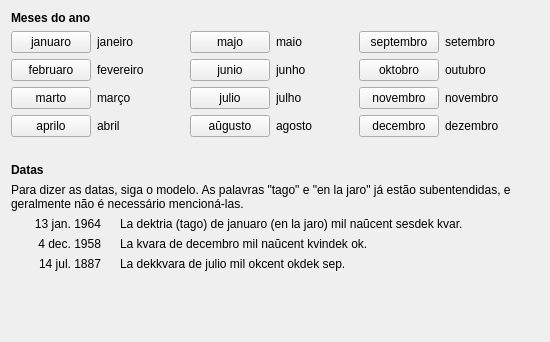
     <widget class="QWidget" name="tab_35">
      <attribute name="icon">
       <iconset resource="ikonoj.qrc">
        <normaloff>:/ikonoj/leciono.png</normaloff>:/ikonoj/leciono.png</iconset>
      </attribute>
      <attribute name="title">
       <string>3</string>
      </attribute>
      <layout class="QVBoxLayout" name="verticalLayout_157" stretch="0,1,0,3">
       <item>
        <layout class="QVBoxLayout" name="verticalLayout_156">
         <item>
          <widget class="titolo" name="Lec04_Label21">
           <property name="maximumSize">
            <size>
             <width>16777215</width>
             <height>30</height>
            </size>
           </property>
           <property name="font">
            <font>
             <weight>75</weight>
             <bold>true</bold>
            </font>
           </property>
           <property name="text">
            <string>Meses do ano</string>
           </property>
          </widget>
         </item>
         <item>
          <layout class="QHBoxLayout" name="horizontalLayout_327">
           <item>
            <layout class="QVBoxLayout" name="verticalLayout_152">
             <item>
              <layout class="QHBoxLayout" name="horizontalLayout_312">
               <item>
                <widget class="klakbutono" name="Lec04_Button398">
                 <property name="sizePolicy">
                  <sizepolicy hsizetype="Maximum" vsizetype="Fixed">
                   <horstretch>0</horstretch>
                   <verstretch>0</verstretch>
                  </sizepolicy>
                 </property>
                 <property name="text">
                  <string>januaro</string>
                 </property>
                </widget>
               </item>
               <item>
                <widget class="QLabel" name="Lec04_Label325">
                 <property name="text">
                  <string>janeiro</string>
                 </property>
                 <property name="wordWrap">
                  <bool>true</bool>
                 </property>
                </widget>
               </item>
              </layout>
             </item>
             <item>
              <layout class="QHBoxLayout" name="horizontalLayout_313">
               <item>
                <widget class="klakbutono" name="Lec04_Button399">
                 <property name="sizePolicy">
                  <sizepolicy hsizetype="Maximum" vsizetype="Fixed">
                   <horstretch>0</horstretch>
                   <verstretch>0</verstretch>
                  </sizepolicy>
                 </property>
                 <property name="text">
                  <string>februaro</string>
                 </property>
                </widget>
               </item>
               <item>
                <widget class="QLabel" name="Lec04_Label326">
                 <property name="text">
                  <string>fevereiro</string>
                 </property>
                 <property name="wordWrap">
                  <bool>true</bool>
                 </property>
                </widget>
               </item>
              </layout>
             </item>
             <item>
              <layout class="QHBoxLayout" name="horizontalLayout_314">
               <item>
                <widget class="klakbutono" name="Lec04_Button400">
                 <property name="sizePolicy">
                  <sizepolicy hsizetype="Maximum" vsizetype="Fixed">
                   <horstretch>0</horstretch>
                   <verstretch>0</verstretch>
                  </sizepolicy>
                 </property>
                 <property name="text">
                  <string>marto</string>
                 </property>
                </widget>
               </item>
               <item>
                <widget class="QLabel" name="Lec04_Label327">
                 <property name="text">
                  <string>março</string>
                 </property>
                 <property name="wordWrap">
                  <bool>true</bool>
                 </property>
                </widget>
               </item>
              </layout>
             </item>
             <item>
              <layout class="QHBoxLayout" name="horizontalLayout_315">
               <item>
                <widget class="klakbutono" name="Lec04_Button401">
                 <property name="sizePolicy">
                  <sizepolicy hsizetype="Maximum" vsizetype="Fixed">
                   <horstretch>0</horstretch>
                   <verstretch>0</verstretch>
                  </sizepolicy>
                 </property>
                 <property name="text">
                  <string>aprilo</string>
                 </property>
                </widget>
               </item>
               <item>
                <widget class="QLabel" name="Lec04_Label328">
                 <property name="text">
                  <string>abril</string>
                 </property>
                 <property name="wordWrap">
                  <bool>true</bool>
                 </property>
                </widget>
               </item>
              </layout>
             </item>
            </layout>
           </item>
           <item>
            <spacer name="horizontalSpacer_10">
             <property name="orientation">
              <enum>Qt::Horizontal</enum>
             </property>
             <property name="sizeHint" stdset="0">
              <size>
               <width>40</width>
               <height>20</height>
              </size>
             </property>
            </spacer>
           </item>
           <item>
            <layout class="QVBoxLayout" name="verticalLayout_153">
             <item>
              <layout class="QHBoxLayout" name="horizontalLayout_316">
               <item>
                <widget class="klakbutono" name="Lec04_Button402">
                 <property name="sizePolicy">
                  <sizepolicy hsizetype="Maximum" vsizetype="Fixed">
                   <horstretch>0</horstretch>
                   <verstretch>0</verstretch>
                  </sizepolicy>
                 </property>
                 <property name="text">
                  <string>majo</string>
                 </property>
                </widget>
               </item>
               <item>
                <widget class="QLabel" name="Lec04_Label329">
                 <property name="text">
                  <string>maio</string>
                 </property>
                 <property name="wordWrap">
                  <bool>true</bool>
                 </property>
                </widget>
               </item>
              </layout>
             </item>
             <item>
              <layout class="QHBoxLayout" name="horizontalLayout_317">
               <item>
                <widget class="klakbutono" name="Lec04_Button403">
                 <property name="sizePolicy">
                  <sizepolicy hsizetype="Maximum" vsizetype="Fixed">
                   <horstretch>0</horstretch>
                   <verstretch>0</verstretch>
                  </sizepolicy>
                 </property>
                 <property name="text">
                  <string>junio</string>
                 </property>
                </widget>
               </item>
               <item>
                <widget class="QLabel" name="Lec04_Label330">
                 <property name="text">
                  <string>junho</string>
                 </property>
                 <property name="wordWrap">
                  <bool>true</bool>
                 </property>
                </widget>
               </item>
              </layout>
             </item>
             <item>
              <layout class="QHBoxLayout" name="horizontalLayout_318">
               <item>
                <widget class="klakbutono" name="Lec04_Button404">
                 <property name="sizePolicy">
                  <sizepolicy hsizetype="Maximum" vsizetype="Fixed">
                   <horstretch>0</horstretch>
                   <verstretch>0</verstretch>
                  </sizepolicy>
                 </property>
                 <property name="text">
                  <string>julio</string>
                 </property>
                </widget>
               </item>
               <item>
                <widget class="QLabel" name="Lec04_Label331">
                 <property name="text">
                  <string>julho</string>
                 </property>
                 <property name="wordWrap">
                  <bool>true</bool>
                 </property>
                </widget>
               </item>
              </layout>
             </item>
             <item>
              <layout class="QHBoxLayout" name="horizontalLayout_319">
               <item>
                <widget class="klakbutono" name="Lec04_Button405">
                 <property name="sizePolicy">
                  <sizepolicy hsizetype="Maximum" vsizetype="Fixed">
                   <horstretch>0</horstretch>
                   <verstretch>0</verstretch>
                  </sizepolicy>
                 </property>
                 <property name="text">
                  <string>aŭgusto</string>
                 </property>
                </widget>
               </item>
               <item>
                <widget class="QLabel" name="Lec04_Label332">
                 <property name="text">
                  <string>agosto</string>
                 </property>
                 <property name="wordWrap">
                  <bool>true</bool>
                 </property>
                </widget>
               </item>
              </layout>
             </item>
            </layout>
           </item>
           <item>
            <spacer name="horizontalSpacer_11">
             <property name="orientation">
              <enum>Qt::Horizontal</enum>
             </property>
             <property name="sizeHint" stdset="0">
              <size>
               <width>40</width>
               <height>20</height>
              </size>
             </property>
            </spacer>
           </item>
           <item>
            <layout class="QVBoxLayout" name="verticalLayout_154">
             <item>
              <layout class="QHBoxLayout" name="horizontalLayout_320">
               <item>
                <widget class="klakbutono" name="Lec04_Button406">
                 <property name="sizePolicy">
                  <sizepolicy hsizetype="Maximum" vsizetype="Fixed">
                   <horstretch>0</horstretch>
                   <verstretch>0</verstretch>
                  </sizepolicy>
                 </property>
                 <property name="text">
                  <string>septembro</string>
                 </property>
                </widget>
               </item>
               <item>
                <widget class="QLabel" name="Lec04_Label333">
                 <property name="text">
                  <string>setembro</string>
                 </property>
                 <property name="wordWrap">
                  <bool>true</bool>
                 </property>
                </widget>
               </item>
              </layout>
             </item>
             <item>
              <layout class="QHBoxLayout" name="horizontalLayout_321">
               <item>
                <widget class="klakbutono" name="Lec04_Button407">
                 <property name="sizePolicy">
                  <sizepolicy hsizetype="Maximum" vsizetype="Fixed">
                   <horstretch>0</horstretch>
                   <verstretch>0</verstretch>
                  </sizepolicy>
                 </property>
                 <property name="text">
                  <string>oktobro</string>
                 </property>
                </widget>
               </item>
               <item>
                <widget class="QLabel" name="Lec04_Label334">
                 <property name="text">
                  <string>outubro</string>
                 </property>
                 <property name="wordWrap">
                  <bool>true</bool>
                 </property>
                </widget>
               </item>
              </layout>
             </item>
             <item>
              <layout class="QHBoxLayout" name="horizontalLayout_322">
               <item>
                <widget class="klakbutono" name="Lec04_Button408">
                 <property name="sizePolicy">
                  <sizepolicy hsizetype="Maximum" vsizetype="Fixed">
                   <horstretch>0</horstretch>
                   <verstretch>0</verstretch>
                  </sizepolicy>
                 </property>
                 <property name="text">
                  <string>novembro</string>
                 </property>
                </widget>
               </item>
               <item>
                <widget class="QLabel" name="Lec04_Label335">
                 <property name="text">
                  <string>novembro</string>
                 </property>
                 <property name="wordWrap">
                  <bool>true</bool>
                 </property>
                </widget>
               </item>
              </layout>
             </item>
             <item>
              <layout class="QHBoxLayout" name="horizontalLayout_323">
               <item>
                <widget class="klakbutono" name="Lec04_Button409">
                 <property name="sizePolicy">
                  <sizepolicy hsizetype="Maximum" vsizetype="Fixed">
                   <horstretch>0</horstretch>
                   <verstretch>0</verstretch>
                  </sizepolicy>
                 </property>
                 <property name="text">
                  <string>decembro</string>
                 </property>
                </widget>
               </item>
               <item>
                <widget class="QLabel" name="Lec04_Label336">
                 <property name="text">
                  <string>dezembro</string>
                 </property>
                 <property name="wordWrap">
                  <bool>true</bool>
                 </property>
                </widget>
               </item>
              </layout>
             </item>
            </layout>
           </item>
           <item>
            <spacer name="horizontalSpacer_12">
             <property name="orientation">
              <enum>Qt::Horizontal</enum>
             </property>
             <property name="sizeHint" stdset="0">
              <size>
               <width>40</width>
               <height>20</height>
              </size>
             </property>
            </spacer>
           </item>
          </layout>
         </item>
        </layout>
       </item>
       <item>
        <spacer name="verticalSpacer_4">
         <property name="orientation">
          <enum>Qt::Vertical</enum>
         </property>
         <property name="sizeHint" stdset="0">
          <size>
           <width>20</width>
           <height>40</height>
          </size>
         </property>
        </spacer>
       </item>
       <item>
        <layout class="QVBoxLayout" name="verticalLayout_155">
         <item>
          <widget class="titolo" name="Lec04_Label26">
           <property name="maximumSize">
            <size>
             <width>16777215</width>
             <height>30</height>
            </size>
           </property>
           <property name="font">
            <font>
             <weight>75</weight>
             <bold>true</bold>
            </font>
           </property>
           <property name="text">
            <string>Datas</string>
           </property>
          </widget>
         </item>
         <item>
          <widget class="QLabel" name="Lec04_Label22">
           <property name="text">
            <string>Para dizer as datas, siga o modelo. As palavras &quot;tago&quot; e &quot;en la jaro&quot; já estão subentendidas, e 
geralmente não é necessário mencioná-las.</string>
           </property>
           <property name="wordWrap">
            <bool>true</bool>
           </property>
          </widget>
         </item>
         <item>
          <layout class="QHBoxLayout" name="horizontalLayout_324">
           <item>
            <widget class="QLabel" name="label_98">
             <property name="maximumSize">
              <size>
               <width>90</width>
               <height>16777215</height>
              </size>
             </property>
             <property name="text">
              <string>13 jan. 1964</string>
             </property>
             <property name="alignment">
              <set>Qt::AlignRight|Qt::AlignTrailing|Qt::AlignVCenter</set>
             </property>
            </widget>
           </item>
           <item>
            <widget class="label_sago" name="label_99">
             <property name="sizePolicy">
              <sizepolicy hsizetype="Maximum" vsizetype="Preferred">
               <horstretch>0</horstretch>
               <verstretch>0</verstretch>
              </sizepolicy>
             </property>
             <property name="maximumSize">
              <size>
               <width>16777215</width>
               <height>16777215</height>
              </size>
             </property>
             <property name="text">
              <string/>
             </property>
             <property name="pixmap">
              <pixmap resource="ikonoj.qrc">:/ikonoj/sago_antauen.png</pixmap>
             </property>
             <property name="alignment">
              <set>Qt::AlignCenter</set>
             </property>
            </widget>
           </item>
           <item>
            <widget class="QLabel" name="label_122">
             <property name="text">
              <string>La dektria (tago) de januaro (en la jaro) mil naŭcent sesdek kvar.</string>
             </property>
             <property name="wordWrap">
              <bool>true</bool>
             </property>
            </widget>
           </item>
          </layout>
         </item>
         <item>
          <layout class="QHBoxLayout" name="horizontalLayout_325">
           <item>
            <widget class="QLabel" name="label_101">
             <property name="maximumSize">
              <size>
               <width>90</width>
               <height>16777215</height>
              </size>
             </property>
             <property name="text">
              <string>4 dec. 1958</string>
             </property>
             <property name="alignment">
              <set>Qt::AlignRight|Qt::AlignTrailing|Qt::AlignVCenter</set>
             </property>
            </widget>
           </item>
           <item>
            <widget class="label_sago" name="label_102">
             <property name="sizePolicy">
              <sizepolicy hsizetype="Maximum" vsizetype="Preferred">
               <horstretch>0</horstretch>
               <verstretch>0</verstretch>
              </sizepolicy>
             </property>
             <property name="maximumSize">
              <size>
               <width>16777215</width>
               <height>16777215</height>
              </size>
             </property>
             <property name="text">
              <string/>
             </property>
             <property name="pixmap">
              <pixmap resource="ikonoj.qrc">:/ikonoj/sago_antauen.png</pixmap>
             </property>
             <property name="alignment">
              <set>Qt::AlignCenter</set>
             </property>
            </widget>
           </item>
           <item>
            <widget class="QLabel" name="label_123">
             <property name="text">
              <string>La kvara de decembro mil naŭcent kvindek ok.</string>
             </property>
             <property name="wordWrap">
              <bool>true</bool>
             </property>
            </widget>
           </item>
          </layout>
         </item>
         <item>
          <layout class="QHBoxLayout" name="horizontalLayout_326">
           <item>
            <widget class="QLabel" name="label_104">
             <property name="maximumSize">
              <size>
               <width>90</width>
               <height>16777215</height>
              </size>
             </property>
             <property name="text">
              <string>14 jul. 1887</string>
             </property>
             <property name="alignment">
              <set>Qt::AlignRight|Qt::AlignTrailing|Qt::AlignVCenter</set>
             </property>
            </widget>
           </item>
           <item>
            <widget class="label_sago" name="label_105">
             <property name="sizePolicy">
              <sizepolicy hsizetype="Maximum" vsizetype="Preferred">
               <horstretch>0</horstretch>
               <verstretch>0</verstretch>
              </sizepolicy>
             </property>
             <property name="maximumSize">
              <size>
               <width>16777215</width>
               <height>16777215</height>
              </size>
             </property>
             <property name="text">
              <string/>
             </property>
             <property name="pixmap">
              <pixmap resource="ikonoj.qrc">:/ikonoj/sago_antauen.png</pixmap>
             </property>
             <property name="alignment">
              <set>Qt::AlignCenter</set>
             </property>
            </widget>
           </item>
           <item>
            <widget class="QLabel" name="label_124">
             <property name="text">
              <string>La dekkvara de julio mil okcent okdek sep.</string>
             </property>
             <property name="wordWrap">
              <bool>true</bool>
             </property>
            </widget>
           </item>
          </layout>
         </item>
        </layout>
       </item>
       <item>
        <spacer name="verticalSpacer_3">
         <property name="orientation">
          <enum>Qt::Vertical</enum>
         </property>
         <property name="sizeHint" stdset="0">
          <size>
           <width>20</width>
           <height>40</height>
          </size>
         </property>
        </spacer>
       </item>
      </layout>
     </widget>
